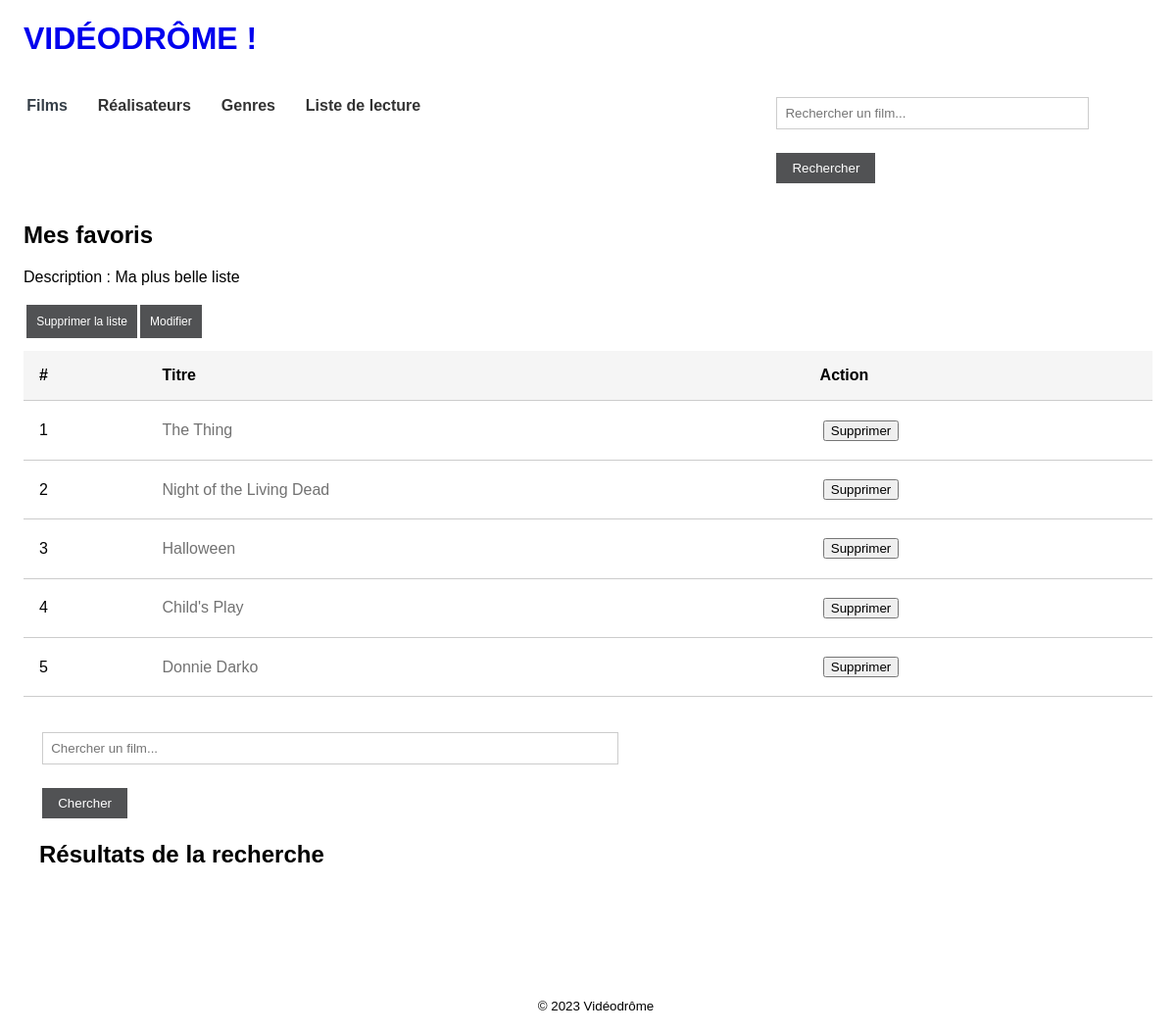
The page /playlist-afficher.php?id=1 on the database its author committed.
### tables this page shows
CREATE TABLE `playlist` (
  `id` int(11) NOT NULL,
  `nom_playlist` varchar(100) NOT NULL,
  `description` text DEFAULT NULL
);

CREATE TABLE `films` (
  `id` int(11) NOT NULL,
  `titre` varchar(100) NOT NULL,
  `genre` int(11) DEFAULT NULL,
  `annee_de_sortie` int(11) DEFAULT NULL,
  `realisateur_id` int(11) DEFAULT NULL,
  `resume` text DEFAULT NULL,
  `pays_d_origine` varchar(70) DEFAULT NULL,
  `poster_local` varchar(255) DEFAULT NULL,
  `poster_url` text DEFAULT NULL
);

### classe/CRUD.php (called while the page is built, shortened)
<?php
class CRUD extends PDO
{
    public function selectById($table, $field, $value, $additionalTables = [])
    {
        try {
            $sql = "SELECT * FROM $table";
            $sql .= " WHERE $table.$field = :value LIMIT 1";
            $stmt = $this->prepare($sql);
            $stmt->bindParam(':value', $value);
            $stmt->execute();
            return $stmt->fetch(PDO::FETCH_ASSOC);
        } catch (PDOException $e) {
            echo "Erreur : " . $e->getMessage();
            return false;
        }
    }
    public function selectByJoin($table1, $table2, $key1, $key2, $whereField, $whereValue)
    {
        $sql = "SELECT $table1.* FROM $table1
                JOIN $table2 ON $table1.$key1 = $table2.$key2
                WHERE $table2.$whereField = :whereValue";
        $stmt = $this->prepare($sql);
        $stmt->bindParam(':whereValue', $whereValue);
        $stmt->execute();
        return $stmt->fetchAll(PDO::FETCH_ASSOC);
    }
}
?>

### playlist-afficher.php (the view, shortened to what this page needs)
<?php
require_once 'classe/CRUD.php';
require_once './vues/header.php';
$crud = new CRUD();
$films = [];
$playlist = [];
try {
    if (isset($_GET['id'])) {
        $playlistId = $_GET['id'];
        $playlist = $crud->selectById('playlist', 'id', $playlistId);
        $films = $crud->selectByJoin('films', 'films_playlists', 'id', 'film_id', 'playlist_id', $playlistId);
    } else {
        throw new Exception("Aucun ID de playlist fourni");
    }
} catch (Exception $e) {
    echo "Erreur: " . $e->getMessage();
    exit;
}
?>
<section class="afficher-liste">
    <h1>
        <?= $playlist['nom_playlist'] ?>
    </h1>
    <p>Description :
        <?= $playlist['description'] ?>
    </p>
    <div class="container">
        <form action="playlist-supprimer.php" method="REQUEST">
            <button class="bouton" type="submit"
                onclick="return confirm('Es-tu sûr de vouloir supprimer cette playlist ?');">Supprimer la liste</button>
        </form>
        <a href="playlist-modifier.php?id=<?= $playlistId ?>">
            <button class="bouton-modifier">Modifier</button>
        </a>
    </div>
    <?php if (empty($films)): ?>
        <p>Aucun film n'a été ajouté à cette playlist.</p>
    <?php else: ?>
        <table class="film-table">
            <thead>
                <tr>
                    <th>#</th>
                    <th>Titre</th>
                    <th>Action</th>
                </tr>
            </thead>
            <tbody>
                <?php foreach ($films as $index => $film): ?>
                    <tr>
                        <td>
                            <?= $index + 1 ?>
                        </td>
                        <td>
                            <a href="films-afficher.php?id=<?= $film['id'] ?>">
                                <?= $film['titre'] ?>
                            </a>
                        </td>
                        <td>
                            <form action="" method="post">
                                <button type="submit" name="supprimer_du_playlist">Supprimer</button>
                            </form>
                        </td>
                    </tr>
                <?php endforeach; ?>
            </tbody>
        </table>
    <?php endif; ?>
    <div class="form-container">
        <form action="" method="post" id="search-form">
            <input type="text" name="search" id="search-input" placeholder="Chercher un film...">
            <input type="submit" value="Chercher">
        </form>
        <div class="search-results">
            <h2>Résultats de la recherche</h2>
        </div>
    </div>
</section>
<?php require_once './vues/footer.php'; ?>

### assets/css/styles.css (style rules this page uses)
body { font-family: Helvetica; height: 100vh; }
form { padding: 0.2rem; }
input[type="text"], input[type="number"], input[type="email"], textarea { width: 100%; padding: 0.5rem; margin-bottom: 1.5rem; border: 1px solid #ccc; }
input[type="submit"] { background-color: #515254; color: white; padding: 0.5rem 1rem; border: none; cursor: pointer; }
.form-container { display: block; width: 50%; margin: 1rem; }
table { width: 100%; border-collapse: collapse; margin-bottom: 2rem; }
thead { background-color: #F5F5F5; }
th, td { padding: 1rem; text-align: left; border-bottom: 1px solid #ccc; }
td a { margin-right: 1rem; text-decoration: none; color: #727272; }
a { text-decoration: none; }
.search-results { margin-top: 20px; }
.bouton { background-color: #515254; color: white; padding: 10px 10px; border: none; cursor: pointer; font-size: 12px; margin-bottom: 10px; }
.container { display: flex; }
.bouton-modifier { background-color: #515254; color: white; padding: 10px 10px; border: none; cursor: pointer; font-size: 12px; margin-top:0.2rem; margin-bottom: 10px; }
.afficher-liste { margin: 1rem; }

### rows shown on the page
playlist: nom_playlist "Mes favoris", description "Ma plus belle liste"
films: titre "The Thing"
films: titre "Night of the Living Dead"
films: titre "Halloween"
films: titre "Child's Play"
films: titre "Donnie Darko"
